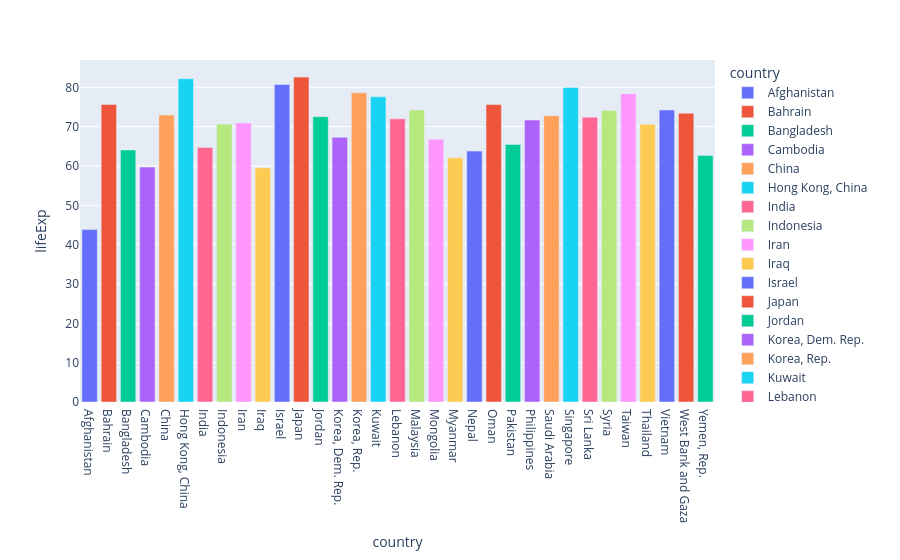

The cell this chart's notebook holds for it:
### Code cell
fig =px.bar(df, x='country', y='lifeExp', color='country')
fig

### Figure 1 — Plotly figure (JSON) as saved in the notebook; plotly's stock layout.template omitted (floating-point values rounded to 4 significant figures)
{"data": [{"hovertemplate": "country=%{x}<br>lifeExp=%{y}<extra></extra>", "legendgroup": "Afghanistan", "marker": {"color": "#636efa", "pattern": {"shape": ""}}, "name": "Afghanistan", "orientation": "v", "showlegend": true, "textposition": "auto", "type": "bar", "x": ["Afghanistan"], "xaxis": "x", "y": [43.83], "yaxis": "y"}, {"hovertemplate": "country=%{x}<br>lifeExp=%{y}<extra></extra>", "legendgroup": "Bahrain", "marker": {"color": "#EF553B", "pattern": {"shape": ""}}, "name": "Bahrain", "orientation": "v", "showlegend": true, "textposition": "auto", "type": "bar", "x": ["Bahrain"], "xaxis": "x", "y": [75.64], "yaxis": "y"}, {"hovertemplate": "country=%{x}<br>lifeExp=%{y}<extra></extra>", "legendgroup": "Bangladesh", "marker": {"color": "#00cc96", "pattern": {"shape": ""}}, "name": "Bangladesh", "orientation": "v", "showlegend": true, "textposition": "auto", "type": "bar", "x": ["Bangladesh"], "xaxis": "x", "y": [64.06], "yaxis": "y"}, {"hovertemplate": "country=%{x}<br>lifeExp=%{y}<extra></extra>", "legendgroup": "Cambodia", "marker": {"color": "#ab63fa", "pattern": {"shape": ""}}, "name": "Cambodia", "orientation": "v", "showlegend": true, "textposition": "auto", "type": "bar", "x": ["Cambodia"], "xaxis": "x", "y": [59.72], "yaxis": "y"}, {"hovertemplate": "country=%{x}<br>lifeExp=%{y}<extra></extra>", "legendgroup": "China", "marker": {"color": "#FFA15A", "pattern": {"shape": ""}}, "name": "China", "orientation": "v", "showlegend": true, "textposition": "auto", "type": "bar", "x": ["China"], "xaxis": "x", "y": [72.96], "yaxis": "y"}, {"hovertemplate": "country=%{x}<br>lifeExp=%{y}<extra></extra>", "legendgroup": "Hong Kong, China", "marker": {"color": "#19d3f3", "pattern": {"shape": ""}}, "name": "Hong Kong, China", "orientation": "v", "showlegend": true, "textposition": "auto", "type": "bar", "x": ["Hong Kong, China"], "xaxis": "x", "y": [82.21], "yaxis": "y"}, {"hovertemplate": "country=%{x}<br>lifeExp=%{y}<extra></extra>", "legendgroup": "India", "marker": {"color": "#FF6692", "pattern": {"shape": ""}}, "name": "India", "orientation": "v", "showlegend": true, "textposition": "auto", "type": "bar", "x": ["India"], "xaxis": "x", "y": [64.7], "yaxis": "y"}, {"hovertemplate": "country=%{x}<br>lifeExp=%{y}<extra></extra>", "legendgroup": "Indonesia", "marker": {"color": "#B6E880", "pattern": {"shape": ""}}, "name": "Indonesia", "orientation": "v", "showlegend": true, "textposition": "auto", "type": "bar", "x": ["Indonesia"], "xaxis": "x", "y": [70.65], "yaxis": "y"}, {"hovertemplate": "country=%{x}<br>lifeExp=%{y}<extra></extra>", "legendgroup": "Iran", "marker": {"color": "#FF97FF", "pattern": {"shape": ""}}, "name": "Iran", "orientation": "v", "showlegend": true, "textposition": "auto", "type": "bar", "x": ["Iran"], "xaxis": "x", "y": [70.96], "yaxis": "y"}, {"hovertemplate": "country=%{x}<br>lifeExp=%{y}<extra></extra>", "legendgroup": "Iraq", "marker": {"color": "#FECB52", "pattern": {"shape": ""}}, "name": "Iraq", "orientation": "v", "showlegend": true, "textposition": "auto", "type": "bar", "x": ["Iraq"], "xaxis": "x", "y": [59.55], "yaxis": "y"}, {"hovertemplate": "country=%{x}<br>lifeExp=%{y}<extra></extra>", "legendgroup": "Israel", "marker": {"color": "#636efa", "pattern": {"shape": ""}}, "name": "Israel", "orientation": "v", "showlegend": true, "textposition": "auto", "type": "bar", "x": ["Israel"], "xaxis": "x", "y": [80.75], "yaxis": "y"}, {"hovertemplate": "country=%{x}<br>lifeExp=%{y}<extra></extra>", "legendgroup": "Japan", "marker": {"color": "#EF553B", "pattern": {"shape": ""}}, "name": "Japan", "orientation": "v", "showlegend": true, "textposition": "auto", "type": "bar", "x": ["Japan"], "xaxis": "x", "y": [82.6], "yaxis": "y"}, {"hovertemplate": "country=%{x}<br>lifeExp=%{y}<extra></extra>", "legendgroup": "Jordan", "marker": {"color": "#00cc96", "pattern": {"shape": ""}}, "name": "Jordan", "orientation": "v", "showlegend": true, "textposition": "auto", "type": "bar", "x": ["Jordan"], "xaxis": "x", "y": [72.53], "yaxis": "y"}, {"hovertemplate": "country=%{x}<br>lifeExp=%{y}<extra></extra>", "legendgroup": "Korea, Dem. Rep.", "marker": {"color": "#ab63fa", "pattern": {"shape": ""}}, "name": "Korea, Dem. Rep.", "orientation": "v", "showlegend": true, "textposition": "auto", "type": "bar", "x": ["Korea, Dem. Rep."], "xaxis": "x", "y": [67.3], "yaxis": "y"}, {"hovertemplate": "country=%{x}<br>lifeExp=%{y}<extra></extra>", "legendgroup": "Korea, Rep.", "marker": {"color": "#FFA15A", "pattern": {"shape": ""}}, "name": "Korea, Rep.", "orientation": "v", "showlegend": true, "textposition": "auto", "type": "bar", "x": ["Korea, Rep."], "xaxis": "x", "y": [78.62], "yaxis": "y"}, {"hovertemplate": "country=%{x}<br>lifeExp=%{y}<extra></extra>", "legendgroup": "Kuwait", "marker": {"color": "#19d3f3", "pattern": {"shape": ""}}, "name": "Kuwait", "orientation": "v", "showlegend": true, "textposition": "auto", "type": "bar", "x": ["Kuwait"], "xaxis": "x", "y": [77.59], "yaxis": "y"}, {"hovertemplate": "country=%{x}<br>lifeExp=%{y}<extra></extra>", "legendgroup": "Lebanon", "marker": {"color": "#FF6692", "pattern": {"shape": ""}}, "name": "Lebanon", "orientation": "v", "showlegend": true, "textposition": "auto", "type": "bar", "x": ["Lebanon"], "xaxis": "x", "y": [71.99], "yaxis": "y"}, {"hovertemplate": "country=%{x}<br>lifeExp=%{y}<extra></extra>", "legendgroup": "Malaysia", "marker": {"color": "#B6E880", "pattern": {"shape": ""}}, "name": "Malaysia", "orientation": "v", "showlegend": true, "textposition": "auto", "type": "bar", "x": ["Malaysia"], "xaxis": "x", "y": [74.24], "yaxis": "y"}, {"hovertemplate": "country=%{x}<br>lifeExp=%{y}<extra></extra>", "legendgroup": "Mongolia", "marker": {"color": "#FF97FF", "pattern": {"shape": ""}}, "name": "Mongolia", "orientation": "v", "showlegend": true, "textposition": "auto", "type": "bar", "x": ["Mongolia"], "xaxis": "x", "y": [66.8], "yaxis": "y"}, {"hovertemplate": "country=%{x}<br>lifeExp=%{y}<extra></extra>", "legendgroup": "Myanmar", "marker": {"color": "#FECB52", "pattern": {"shape": ""}}, "name": "Myanmar", "orientation": "v", "showlegend": true, "textposition": "auto", "type": "bar", "x": ["Myanmar"], "xaxis": "x", "y": [62.07], "yaxis": "y"}, {"hovertemplate": "country=%{x}<br>lifeExp=%{y}<extra></extra>", "legendgroup": "Nepal", "marker": {"color": "#636efa", "pattern": {"shape": ""}}, "name": "Nepal", "orientation": "v", "showlegend": true, "textposition": "auto", "type": "bar", "x": ["Nepal"], "xaxis": "x", "y": [63.78], "yaxis": "y"}, {"hovertemplate": "country=%{x}<br>lifeExp=%{y}<extra></extra>", "legendgroup": "Oman", "marker": {"color": "#EF553B", "pattern": {"shape": ""}}, "name": "Oman", "orientation": "v", "showlegend": true, "textposition": "auto", "type": "bar", "x": ["Oman"], "xaxis": "x", "y": [75.64], "yaxis": "y"}, {"hovertemplate": "country=%{x}<br>lifeExp=%{y}<extra></extra>", "legendgroup": "Pakistan", "marker": {"color": "#00cc96", "pattern": {"shape": ""}}, "name": "Pakistan", "orientation": "v", "showlegend": true, "textposition": "auto", "type": "bar", "x": ["Pakistan"], "xaxis": "x", "y": [65.48], "yaxis": "y"}, {"hovertemplate": "country=%{x}<br>lifeExp=%{y}<extra></extra>", "legendgroup": "Philippines", "marker": {"color": "#ab63fa", "pattern": {"shape": ""}}, "name": "Philippines", "orientation": "v", "showlegend": true, "textposition": "auto", "type": "bar", "x": ["Philippines"], "xaxis": "x", "y": [71.69], "yaxis": "y"}, {"hovertemplate": "country=%{x}<br>lifeExp=%{y}<extra></extra>", "legendgroup": "Saudi Arabia", "marker": {"color": "#FFA15A", "pattern": {"shape": ""}}, "name": "Saudi Arabia", "orientation": "v", "showlegend": true, "textposition": "auto", "type": "bar", "x": ["Saudi Arabia"], "xaxis": "x", "y": [72.78], "yaxis": "y"}, {"hovertemplate": "country=%{x}<br>lifeExp=%{y}<extra></extra>", "legendgroup": "Singapore", "marker": {"color": "#19d3f3", "pattern": {"shape": ""}}, "name": "Singapore", "orientation": "v", "showlegend": true, "textposition": "auto", "type": "bar", "x": ["Singapore"], "xaxis": "x", "y": [79.97], "yaxis": "y"}, {"hovertemplate": "country=%{x}<br>lifeExp=%{y}<extra></extra>", "legendgroup": "Sri Lanka", "marker": {"color": "#FF6692", "pattern": {"shape": ""}}, "name": "Sri Lanka", "orientation": "v", "showlegend": true, "textposition": "auto", "type": "bar", "x": ["Sri Lanka"], "xaxis": "x", "y": [72.4], "yaxis": "y"}, {"hovertemplate": "country=%{x}<br>lifeExp=%{y}<extra></extra>", "legendgroup": "Syria", "marker": {"color": "#B6E880", "pattern": {"shape": ""}}, "name": "Syria", "orientation": "v", "showlegend": true, "textposition": "auto", "type": "bar", "x": ["Syria"], "xaxis": "x", "y": [74.14], "yaxis": "y"}, {"hovertemplate": "country=%{x}<br>lifeExp=%{y}<extra></extra>", "legendgroup": "Taiwan", "marker": {"color": "#FF97FF", "pattern": {"shape": ""}}, "name": "Taiwan", "orientation": "v", "showlegend": true, "textposition": "auto", "type": "bar", "x": ["Taiwan"], "xaxis": "x", "y": [78.4], "yaxis": "y"}, {"hovertemplate": "country=%{x}<br>lifeExp=%{y}<extra></extra>", "legendgroup": "Thailand", "marker": {"color": "#FECB52", "pattern": {"shape": ""}}, "name": "Thailand", "orientation": "v", "showlegend": true, "textposition": "auto", "type": "bar", "x": ["Thailand"], "xaxis": "x", "y": [70.62], "yaxis": "y"}, {"hovertemplate": "country=%{x}<br>lifeExp=%{y}<extra></extra>", "legendgroup": "Vietnam", "marker": {"color": "#636efa", "pattern": {"shape": ""}}, "name": "Vietnam", "orientation": "v", "showlegend": true, "textposition": "auto", "type": "bar", "x": ["Vietnam"], "xaxis": "x", "y": [74.25], "yaxis": "y"}, {"hovertemplate": "country=%{x}<br>lifeExp=%{y}<extra></extra>", "legendgroup": "West Bank and Gaza", "marker": {"color": "#EF553B", "pattern": {"shape": ""}}, "name": "West Bank and Gaza", "orientation": "v", "showlegend": true, "textposition": "auto", "type": "bar", "x": ["West Bank and Gaza"], "xaxis": "x", "y": [73.42], "yaxis": "y"}, {"hovertemplate": "country=%{x}<br>lifeExp=%{y}<extra></extra>", "legendgroup": "Yemen, Rep.", "marker": {"color": "#00cc96", "pattern": {"shape": ""}}, "name": "Yemen, Rep.", "orientation": "v", "showlegend": true, "textposition": "auto", "type": "bar", "x": ["Yemen, Rep."], "xaxis": "x", "y": [62.7], "yaxis": "y"}], "layout": {"autosize": true, "barmode": "relative", "legend": {"title": {"text": "country"}, "tracegroupgap": 0}, "margin": {"t": 60}, "xaxis": {"anchor": "y", "autorange": true, "categoryarray": ["Afghanistan", "Bahrain", "Bangladesh", "Cambodia", "China", "Hong Kong, China", "India", "Indonesia", "Iran", "Iraq", "Israel", "Japan", "Jordan", "Korea, Dem. Rep.", "Korea, Rep.", "Kuwait", "Lebanon", "Malaysia", "Mongolia", "Myanmar", "Nepal", "Oman", "Pakistan", "Philippines", "Saudi Arabia", "Singapore", "Sri Lanka", "Syria", "Taiwan", "Thailand", "Vietnam", "West Bank and Gaza", "Yemen, Rep."], "categoryorder": "array", "domain": [0, 1], "range": [-0.5, 32.5], "title": {"text": "country"}, "type": "category"}, "yaxis": {"anchor": "x", "autorange": true, "domain": [0, 1], "range": [0, 86.95], "title": {"text": "lifeExp"}, "type": "linear"}}}
